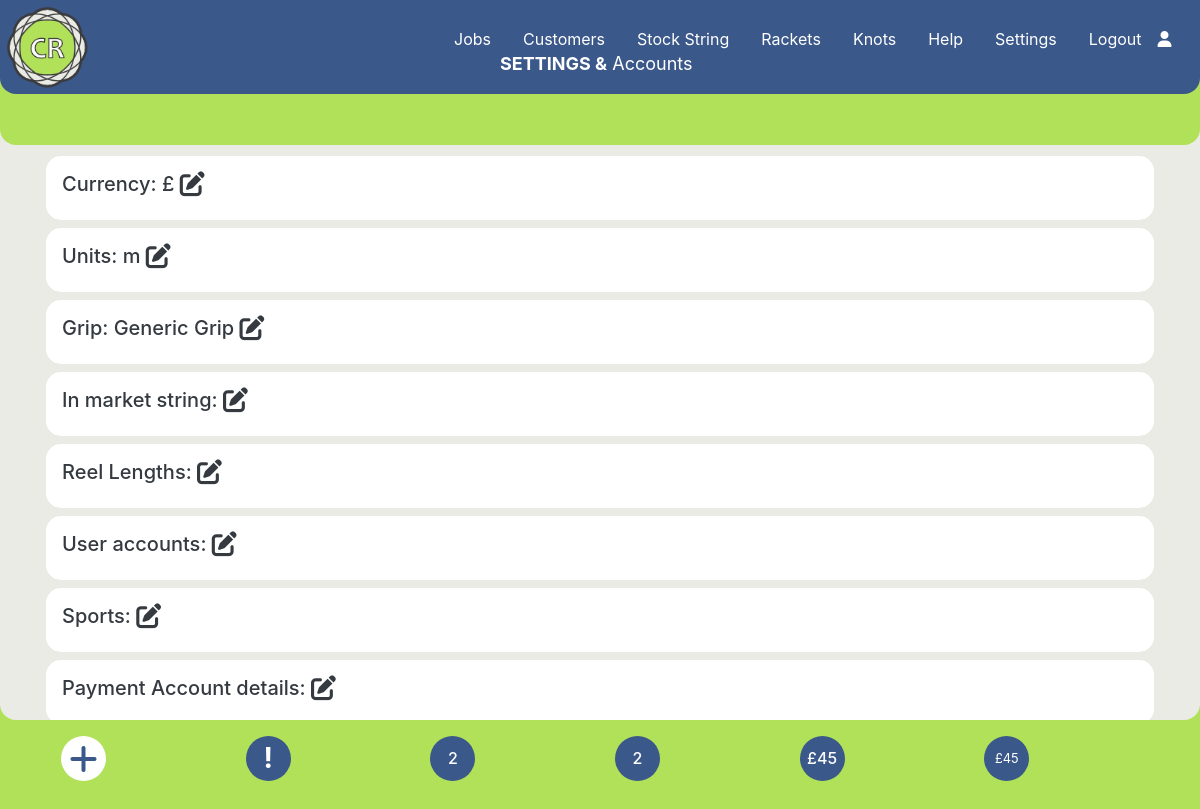
Page /settings.php (signed in) on the committed database.
### tables this page shows
CREATE TABLE `settings` (
  `id` int(5) NOT NULL,
  `description` varchar(20) NOT NULL,
  `value` varchar(100) NOT NULL
);

CREATE TABLE `grip` (
  `gripid` int(11) NOT NULL,
  `Price` varchar(6) NOT NULL,
  `type` varchar(40) NOT NULL
);

### settings.php (the view, shortened to what this page needs)
<?php require_once('./Connections/wcba.php');
require_once('./menu.php');
$current_month_text = date("F");
$current_month_numeric = date("m");
$current_year = date("Y");
$query_Recordset6 = "SELECT * FROM stringjobs WHERE collection_date LIKE '___" . $current_month_numeric . "/" . $current_year . "%'ORDER BY job_id ASC;";
$Recordset6 = mysqli_query($conn, $query_Recordset6) or die(mysqli_error($conn));
$totalRows_Recordset6 = mysqli_num_rows($Recordset6);
$query_Recordset7 = "SELECT * FROM stringjobs ORDER BY job_id ASC;";
$Recordset7 = mysqli_query($conn, $query_Recordset7) or die(mysqli_error($conn));
$totalRows_Recordset7 = mysqli_num_rows($Recordset7);
$query_Recordset8 = "SELECT SUM(price) as SUM from stringjobs;";
$Recordset8 = mysqli_query($conn, $query_Recordset8) or die(mysqli_error($conn));
$row_Recordset8 = mysqli_fetch_assoc($Recordset8);
$sum = $row_Recordset8['SUM'];
$query_Recordset9 = "SELECT SUM(price) as SUM from stringjobs WHERE paid != '1';";
$Recordset9 = mysqli_query($conn, $query_Recordset9) or die(mysqli_error($conn));
$row_Recordset9 = mysqli_fetch_assoc($Recordset9);
$sum_owed = $row_Recordset9['SUM'];
$sql = "SELECT * FROM grip";
$Recordset2 = mysqli_query($conn, $sql) or die(mysqli_error($conn));
$row_Recordset2 = mysqli_fetch_assoc($Recordset2);
$sqlb = "SELECT * FROM settings where id ='3'";
$Recordset3 = mysqli_query($conn, $sqlb) or die(mysqli_error($conn));
$row_Recordset3 = mysqli_fetch_assoc($Recordset3);
?>
<!DOCTYPE html>
<html lang="en">
<head>
  <link rel="stylesheet" href="https://cdnjs.cloudflare.com/ajax/libs/font-awesome/6.4.2/css/all.min.css">
  <link rel="stylesheet" href="https://stackpath.bootstrapcdn.com/bootstrap/4.3.1/css/bootstrap.min.css">
  <link rel="stylesheet" href="https://cdnjs.cloudflare.com/ajax/libs/bootstrap-datepicker/1.9.0/css/bootstrap-datepicker3.min.css">
  <link rel="stylesheet" href="./css/style.css">
  <link rel="stylesheet" type="text/css" href="https://cdn.datatables.net/1.13.6/css/dataTables.bootstrap4.min.css" />
</head>
<body data-spy="scroll" data-target="#main-nav">
  <?php
  echo $main_menus;
  ?>
  <div>
    <div class="home-section diva">
      <p class="fxdtext"><strong>SETTINGS &</strong> Accounts</p>
      <div class="container mt-3 px-3 firstparavp">
        <div class="card cardvp">
          <div class="card-body p-3 px-3">
            <h5 class="text-dark">Currency: <?php echo $currency; ?>
              <i class="text-dark fa-solid fa-pen-to-square fa-lg" data-toggle="modal" data-target="#currencyModal"></i>
            </h5>
          </div>
        </div>
      </div>
      <div class="container mt-2 px-3">
        <div class="card cardvp">
          <div class="card-body p-3 px-3">
            <h5 class="text-dark">Units: <?php echo $row_Recordset3['value']; ?>
              <i class="text-dark fa-solid fa-pen-to-square fa-lg" data-toggle="modal" data-target="#unitsModal"></i>
            </h5>
          </div>
        </div>
      </div>
      <div class="container mt-2 px-3 ">
        <div class="card cardvp">
          <div class="card-body p-3 px-3">
            <h5 class="text-dark">Grip: <?php echo $row_Recordset2['type']; ?>
              <i class="text-dark fa-solid fa-pen-to-square fa-lg" data-toggle="modal" data-target="#gripModal"></i>
            </h5>
          </div>
        </div>
      </div>
      <div class="container mt-2 px-3 ">
        <div class="card cardvp">
          <div class="card-body p-3 px-3">
            <h5 class="text-dark">In market string:
              <a class="text-dark fa-solid fa-pen-to-square fa-lg" href="./string-im.php"></a>
            </h5>
          </div>
        </div>
      </div>
      <div class="container mt-2 px-3 ">
        <div class="card cardvp">
          <div class="card-body p-3 px-3">
            <h5 class="text-dark">Reel Lengths:
              <a class="text-dark fa-solid fa-pen-to-square fa-lg" href="./reel-lengths.php"></a>
            </h5>
          </div>
        </div>
      </div>
      <div class="container mt-2 px-3 ">
        <div class="card cardvp">
          <div class="card-body p-3 px-3">
            <h5 class="text-dark">User accounts:
              <a class="text-dark fa-solid fa-pen-to-square fa-lg" href="./site-users.php"></a>
            </h5>
          </div>
        </div>
      </div>
      <div class="container mt-2 px-3 ">
        <div class="card cardvp">
          <div class="card-body p-3 px-3">
            <h5 class="text-dark">Sports:
              <a class="text-dark fa-solid fa-pen-to-square fa-lg" href="./sports.php"></a>
            </h5>
          </div>
        </div>
      </div>
      <div class="container mt-2 px-3 ">
        <div class="card cardvp">
          <div class="card-body p-3 px-3">
            <h5 class="text-dark">Payment Account details:
              <i class="text-dark fa-solid fa-pen-to-square fa-lg" data-toggle="modal" data-target="#accModal"></i>
            </h5>
          </div>
        </div>
      </div>
    </div>
  </div>
  <div class="container center">
    <div class="p-3 row">
      <div class="col-2">
        <a href="#" type="button" class="dot fa-solid fa-plus fa-2x" data-toggle="modal" data-target="#AddUser"></a>
      </div>
      <?php if (!empty($_SESSION['message'])) { ?>
        <div class="col-2">
          <h3 class="blinking" title="Warning Messages" data-toggle="modal" data-target="#warningModal"><strong>!</strong></h3>
        </div>
      <?php } else { ?>
        <div class="col-2">
          <h3 class="dotb" title="Warning Messages"><strong>!</strong></h3>
        </div>
      <?php } ?>
      <div class="col-2">
        <h3 class="dotbt h6 " title="Restrings for <?php echo $current_month_text; ?>"><?php echo $totalRows_Recordset6 ?></h3>
      </div>
      <div class="col-2">
        <a href="#" class="dotbt h6" title="Total restrings"><?php echo $totalRows_Recordset7 ?></a>
      </div>
      <div class="col-2">
        <a href="./jobs-unpaid.php" class="dotbt h6" title="Amount Owed"><?php echo "$currency" . $sum_owed ?></a>
      </div>
      <div class="col-2">
        <a href="#" class="dotbtt h7" title="Total Income"><small><?php echo "$currency" . $sum ?></small></a>
      </div>
    </div>
  </div>
</body>
</html>

### css/style.css (style rules this page uses)
body { background: #b1e158; color: #fff; z-index: 0; }
.fxdtext { position: fixed; top: 50px; left: 200px; font-weight: normal; font-size: 18px; color: #ffffff; z-index: 500; }
@media screen and (max-width: 2500px) { .fxdtext { left: 500px; } }
.center { margin-left: auto; margin-right: auto; }
.home-section { background: #ebebe6; width: 100%; height: 670px; border-bottom-left-radius: 1rem; border-bottom-right-radius: 1rem; z-index: 1; }
@media screen and (max-width: 2500px) { .home-section { height: 720px; } }
a, a:hover, a:focus { color: inherit; text-decoration: none; transition: all 0.3s; }
.dot { height: 45px; width: 45px; background-color: #ffffff; border-radius: 50%; display: inline-block; color: #3b588a; display: flex; align-items: center; justify-content: center; }
.dotb { height: 45px; width: 45px; background-color: #3b588a; color: #ffffff; border-radius: 50%; display: inline-block; display: flex; align-items: center; justify-content: center; }
.dotbt { height: 45px; width: 45px; background-color: #3b588a; color: #ffffff; border-radius: 50%; display: inline-block; display: flex; align-items: center; justify-content: center; }
.dotbtt { height: 45px; width: 45px; background-color: #3b588a; color: #ffffff; border-radius: 50%; display: inline-block; display: flex; align-items: center; justify-content: center; }
.firstparavp { padding-top: 140px; z-index: 10; }
.nav-item { margin-left: 0rem; }
.nav-link { font-size: 16px; font-weight: 400; color: #ffffff; }
.cardvp { border-radius: 15px; border-style: solid; border-width: 0px; border-color: transparent; }
.diva { overflow-x: hidden; }

### rows in the picture
settings: value "£"
settings: value "m"
grip: type "Generic Grip"

### other values in the picture
$_SESSION['loginmenu'] "Logout"
$totalRows_Recordset6 "2"
$totalRows_Recordset7 "2"
$sum_owed "45"
$sum "45"
